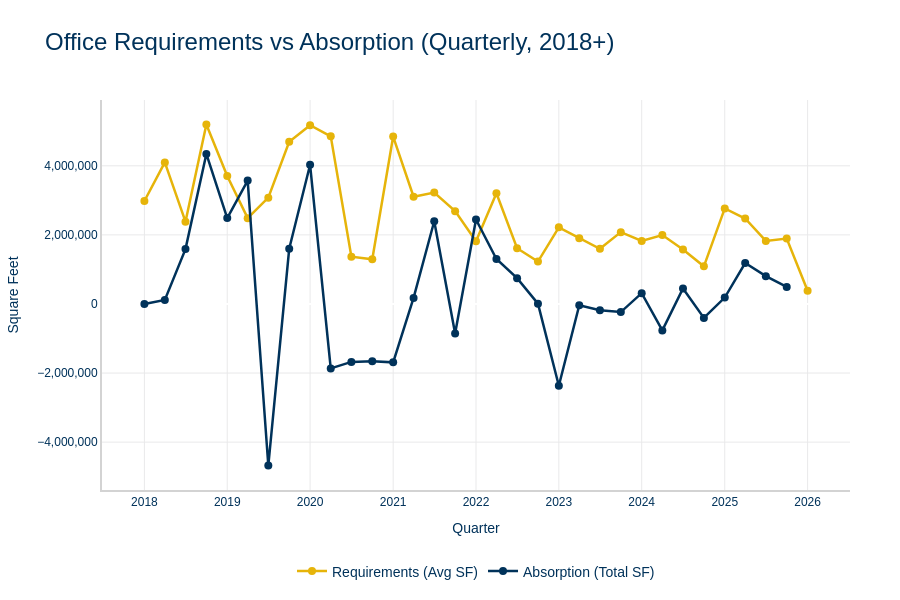

Notebook source saved alongside this figure:
### Code cell
# Create comparison chart if we have absorption data
if absorption_quarterly is not None:
    # Aggregate requirements by quarter
    df_combined['quarter'] = df_combined['date'].dt.to_period('Q').dt.to_timestamp()
    requirements_quarterly = df_combined.groupby('quarter').agg({
        'sf_avg': 'sum',
        'sf_low': 'sum',
        'sf_high': 'sum'
    }).reset_index()
    requirements_quarterly.columns = ['quarter', 'requirements_sf_avg', 'requirements_sf_low', 'requirements_sf_high']
    
    # Merge datasets
    comparison_df = pd.merge(
        requirements_quarterly,
        absorption_quarterly,
        on='quarter',
        how='outer'
    ).sort_values('quarter')
    
    print(f"Combined comparison data: {len(comparison_df)} quarters")
    
    # Create chart
    fig5 = go.Figure()
    
    # Requirements (average SF)
    fig5.add_trace(go.Scatter(
        x=comparison_df['quarter'],
        y=comparison_df['requirements_sf_avg'],
        mode='lines+markers',
        name='Requirements (Avg SF)',
        line=dict(color=AQUILA_COLORS[1], width=2.5),  # Gold
        marker=dict(size=8)
    ))
    
    # Absorption
    fig5.add_trace(go.Scatter(
        x=comparison_df['quarter'],
        y=comparison_df['absorption_sf'],
        mode='lines+markers',
        name='Absorption (Total SF)',
        line=dict(color=AQUILA_COLORS[0], width=2.5),  # Navy
        marker=dict(size=8)
    ))
    
    fig5.update_layout(
        title={
            'text': 'Office Requirements vs Absorption (Quarterly, 2018+)',
            'font': dict(family=AQUILA_FONT, size=24, color=AQUILA_COLORS[0])
        },
        plot_bgcolor='white',
        paper_bgcolor='white',
        font=dict(family=AQUILA_FONT, size=12, color=AQUILA_COLORS[0]),
        xaxis=dict(
            title='Quarter',
            gridcolor='#e9e9ea',
            showgrid=True,
            showline=True,
            linecolor='lightgrey',
            linewidth=2
        ),
        yaxis=dict(
            title='Square Feet',
            gridcolor='#e9e9ea',
            showgrid=True,
            showline=True,
            linecolor='lightgrey',
            linewidth=2,
            tickformat=','
        ),
        legend=dict(
            orientation="h",
            yanchor="bottom",
            y=-0.25,
            xanchor="center",
            x=0.5,
            font=dict(size=14)
        ),
        hovermode='x unified',
        height=600,
        margin=dict(t=100, b=100, l=80, r=50)
    )
    
    fig5.write_html('charts/office/requirements_vs_absorption_office.html')
    print('✓ Saved charts/office/requirements_vs_absorption_office.html')
    fig5.show()
else:
    print("⚠ Skipping comparison chart - no absorption data available")

### Figure 1 — Plotly figure (JSON) as saved in the notebook; plotly's stock layout.template omitted (floating-point values rounded to 4 significant figures)
{"data": [{"line": {"color": "#e6b40a", "width": 2.5}, "marker": {"size": 8}, "mode": "lines+markers", "name": "Requirements (Avg SF)", "type": "scatter", "x": ["2018-01-01T00:00:00", "2018-04-01T00:00:00", "2018-07-01T00:00:00", "2018-10-01T00:00:00", "2019-01-01T00:00:00", "2019-04-01T00:00:00", "2019-07-01T00:00:00", "2019-10-01T00:00:00", "2020-01-01T00:00:00", "2020-04-01T00:00:00", "2020-07-01T00:00:00", "2020-10-01T00:00:00", "2021-01-01T00:00:00", "2021-04-01T00:00:00", "2021-07-01T00:00:00", "2021-10-01T00:00:00", "2022-01-01T00:00:00", "2022-04-01T00:00:00", "2022-07-01T00:00:00", "2022-10-01T00:00:00", "2023-01-01T00:00:00", "2023-04-01T00:00:00", "2023-07-01T00:00:00", "2023-10-01T00:00:00", "2024-01-01T00:00:00", "2024-04-01T00:00:00", "2024-07-01T00:00:00", "2024-10-01T00:00:00", "2025-01-01T00:00:00", "2025-04-01T00:00:00", "2025-07-01T00:00:00", "2025-10-01T00:00:00", "2026-01-01T00:00:00"], "y": [2981250, 4099175, 2383225, 5195815, 3702250, 2484175, 3077800, 4697750, 5175000.0, 4852528, 1369038, 1293200, 4847650, 3103725, 3223600, 2687700, 1815225, 3206275, 1614150, 1226300, 2218475, 1901350, 1596350, 2079850, 1823000, 1994700, 1578550, 1090125, 2765400, 2473900, 1826050, 1895200, 381200]}, {"line": {"color": "#00325a", "width": 2.5}, "marker": {"size": 8}, "mode": "lines+markers", "name": "Absorption (Total SF)", "type": "scatter", "x": ["2018-01-01T00:00:00", "2018-04-01T00:00:00", "2018-07-01T00:00:00", "2018-10-01T00:00:00", "2019-01-01T00:00:00", "2019-04-01T00:00:00", "2019-07-01T00:00:00", "2019-10-01T00:00:00", "2020-01-01T00:00:00", "2020-04-01T00:00:00", "2020-07-01T00:00:00", "2020-10-01T00:00:00", "2021-01-01T00:00:00", "2021-04-01T00:00:00", "2021-07-01T00:00:00", "2021-10-01T00:00:00", "2022-01-01T00:00:00", "2022-04-01T00:00:00", "2022-07-01T00:00:00", "2022-10-01T00:00:00", "2023-01-01T00:00:00", "2023-04-01T00:00:00", "2023-07-01T00:00:00", "2023-10-01T00:00:00", "2024-01-01T00:00:00", "2024-04-01T00:00:00", "2024-07-01T00:00:00", "2024-10-01T00:00:00", "2025-01-01T00:00:00", "2025-04-01T00:00:00", "2025-07-01T00:00:00", "2025-10-01T00:00:00", "2026-01-01T00:00:00"], "y": [0, 118382, 1587921, 4343790, 2486587, 3572871, -4676468, 1598345, 4029624, -1865998, -1677458, -1658975, -1689572, 174172, 2395057, -857270, 2445317, 1303482, 747195, 8230, -2369023, -37464, -184261, -234582, 313061, -765401, 446517, -403187, 186350, 1185539, 805667, 493742, null]}], "layout": {"font": {"color": "#00325a", "family": "Futura LT Pro, Futura, Arial, sans-serif", "size": 12}, "height": 600, "hovermode": "x unified", "legend": {"font": {"size": 14}, "orientation": "h", "x": 0.5, "xanchor": "center", "y": -0.25, "yanchor": "bottom"}, "margin": {"b": 100, "l": 80, "r": 50, "t": 100}, "paper_bgcolor": "white", "plot_bgcolor": "white", "title": {"font": {"color": "#00325a", "family": "Futura LT Pro, Futura, Arial, sans-serif", "size": 24}, "text": "Office Requirements vs Absorption (Quarterly, 2018+)"}, "xaxis": {"gridcolor": "#e9e9ea", "linecolor": "lightgrey", "linewidth": 2, "showgrid": true, "showline": true, "title": {"text": "Quarter"}}, "yaxis": {"gridcolor": "#e9e9ea", "linecolor": "lightgrey", "linewidth": 2, "showgrid": true, "showline": true, "tickformat": ",", "title": {"text": "Square Feet"}}}}
